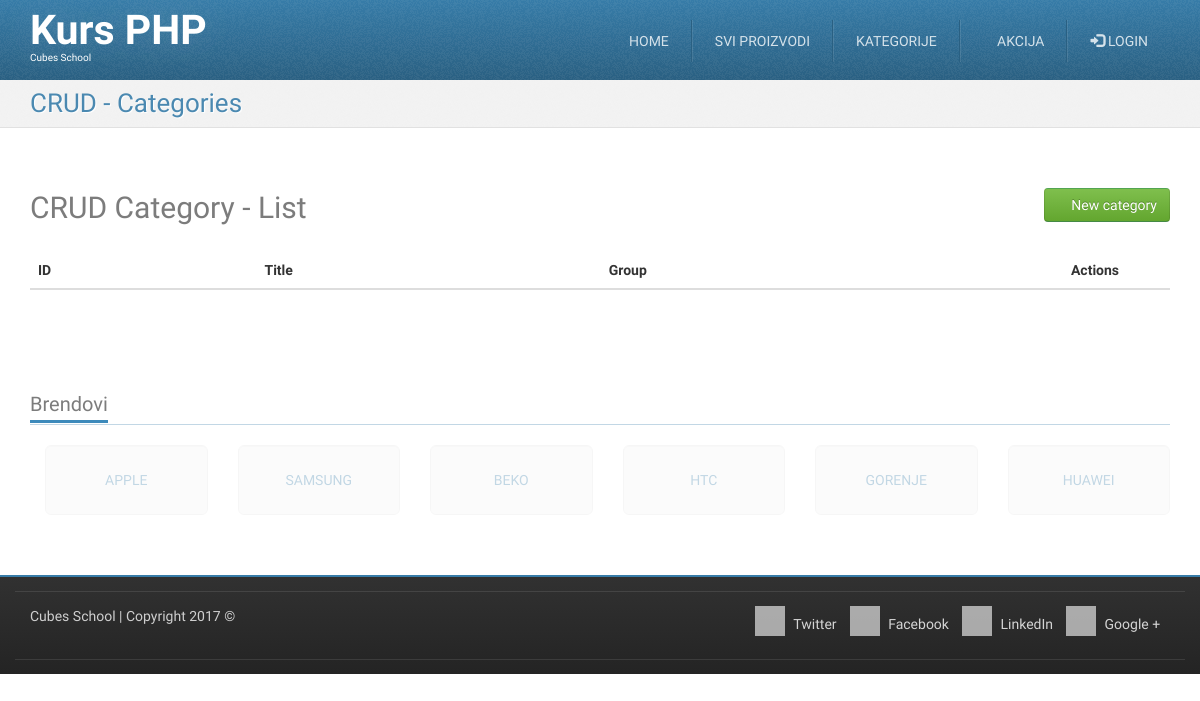
The page /crud-category-list.php on the database as committed earlier.
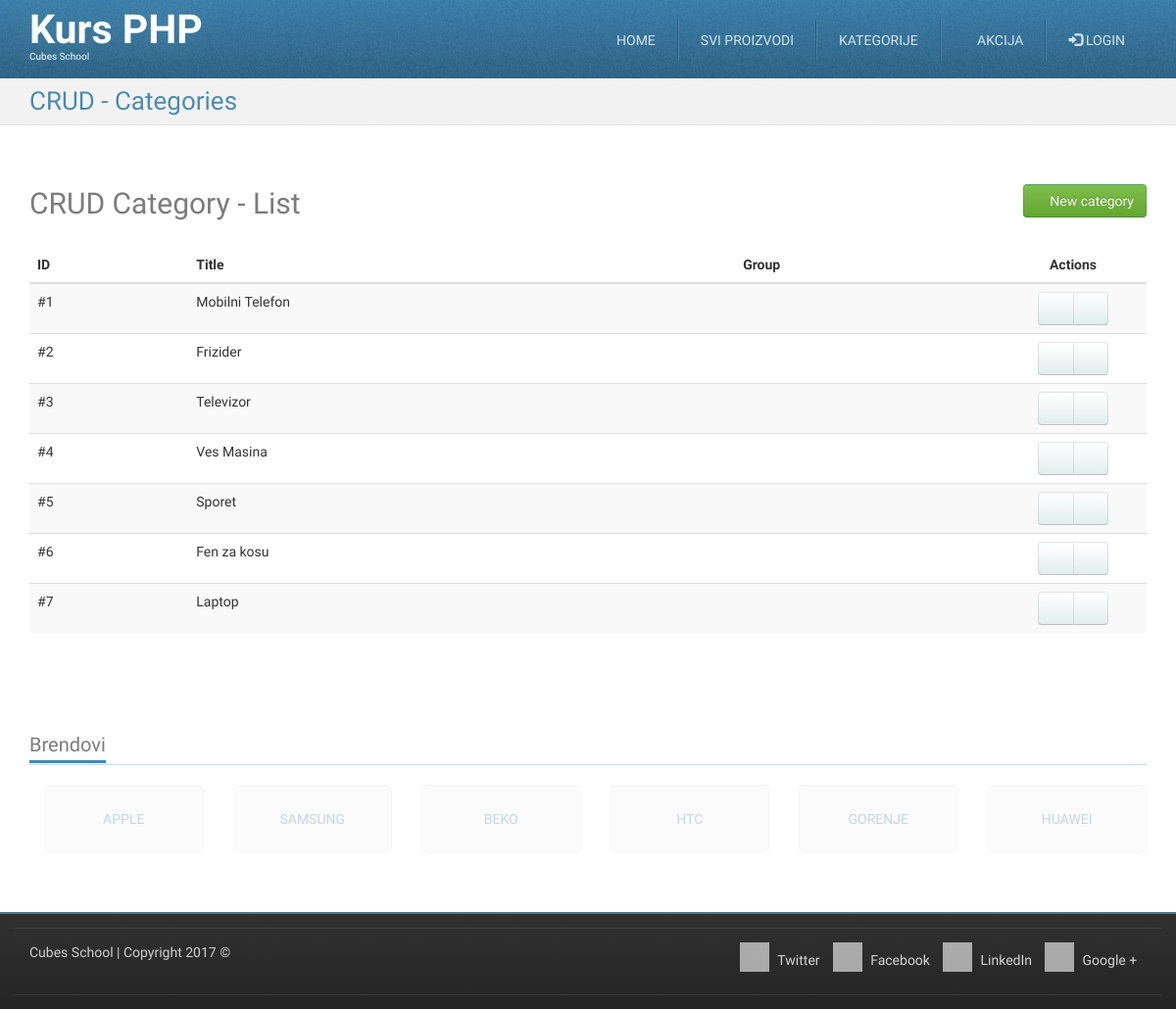
The same page on the database as committed later.
### tables this page shows
CREATE TABLE `categories` (
  `id` int(11) NOT NULL,
  `title` char(20) NOT NULL,
  `description` longtext NOT NULL
);

### crud-category-list.php (called while the page is built, shortened)
<?php
require_once __DIR__ . '/models/m_categories.php';
$categories = categoriesFetchAll();
require_once __DIR__ . '/views/layout/header.php';
require_once __DIR__ . '/views/templates/t_crud-category-list.php';
require_once __DIR__ . '/views/layout/footer.php';

### models/m_categories.php (called while the page is built, shortened)
<?php
require_once __DIR__ . '/m_database.php';
function categoriesFetchAll() {
	$query = "SELECT `categories`.*, `groups`.`title` AS group_title "
                . "FROM `categories` "
                . "LEFT JOIN `groups` ON `categories`.`group_id` = `groups`.`id` ";
	return dbFetchAll($query);
}

### models/m_database.php (called while the page is built, shortened)
<?php
function dbGetLink() {
        static $link;
        if (!isset($link)) {
            $link = mysqli_connect('127.0.0.1', 'root', '', 'cubesphp');
        }
	return $link;
}
function dbQuery($query) {
	$link = dbGetLink();
	$result = mysqli_query($link, $query);
	return $result;
}
function dbFetchAll($query) {
	$result = dbQuery($query);
	return mysqli_fetch_all($result, MYSQLI_ASSOC);
}

### views/templates/t_crud-category-list.php (the view, shortened to what this page needs)
<div id="highlighted">
	<div class="container">
		<div class="header">
			<h2 class="page-title">
				<span>CRUD - Categories</span>
			</h2>
		</div>
	</div>
</div>
<div id="content">
	<div class="container portfolio">
		<div class="row">
			<div class="col-md-12">
				<h2>
					CRUD Category - List
					<a href="/crud-category-insert.php" class="pull-right btn btn-success">
						<i class="fa fa-plus-circle"></i>
						New category
					</a>
				</h2>
			</div>
		</div>
		<div class="row">
			<div class="col-md-12">
				<table class="table table-striped table-hover">
					<thead>
						<tr>
							<th>ID</th>
							<th>Title</th>
							<th>Group</th>
							<th class="actions text-center">Actions</th>
						</tr>
					</thead>
					<tbody>
						<?php foreach ($categories as $category) {?>
						<tr>
							<td>
								#<?php echo htmlspecialchars($category['id']);?>
							</td>
							<td>
								<?php echo htmlspecialchars($category['title']);?>
							</td>
							<td>
							</td>
							<td class="text-center">
								<div class="btn-group">
									<a href="/crud-category-edit.php?id=<?php echo htmlspecialchars($category['id']);?>" class="btn btn-default"><i class="fa fa-pencil"></i></a>
									<a href="/crud-category-delete.php?id=<?php echo htmlspecialchars($category['id']);?>" class="btn btn-default"><i class="fa fa-trash"></i></a>
								</div>
							</td>
						</tr>
						<?php }?>
					</tbody>
				</table>
			</div>
		</div>
	</div>
</div>

Rows that differ between the two databases and show on the page:
added categories: id "1", title "Mobilni Telefon"
added categories: id "2", title "Frizider"
added categories: id "3", title "Televizor"
added categories: id "4", title "Ves Masina"
added categories: id "5", title "Sporet"
added categories: id "6", title "Fen za kosu"
added categories: id "7", title "Laptop"
